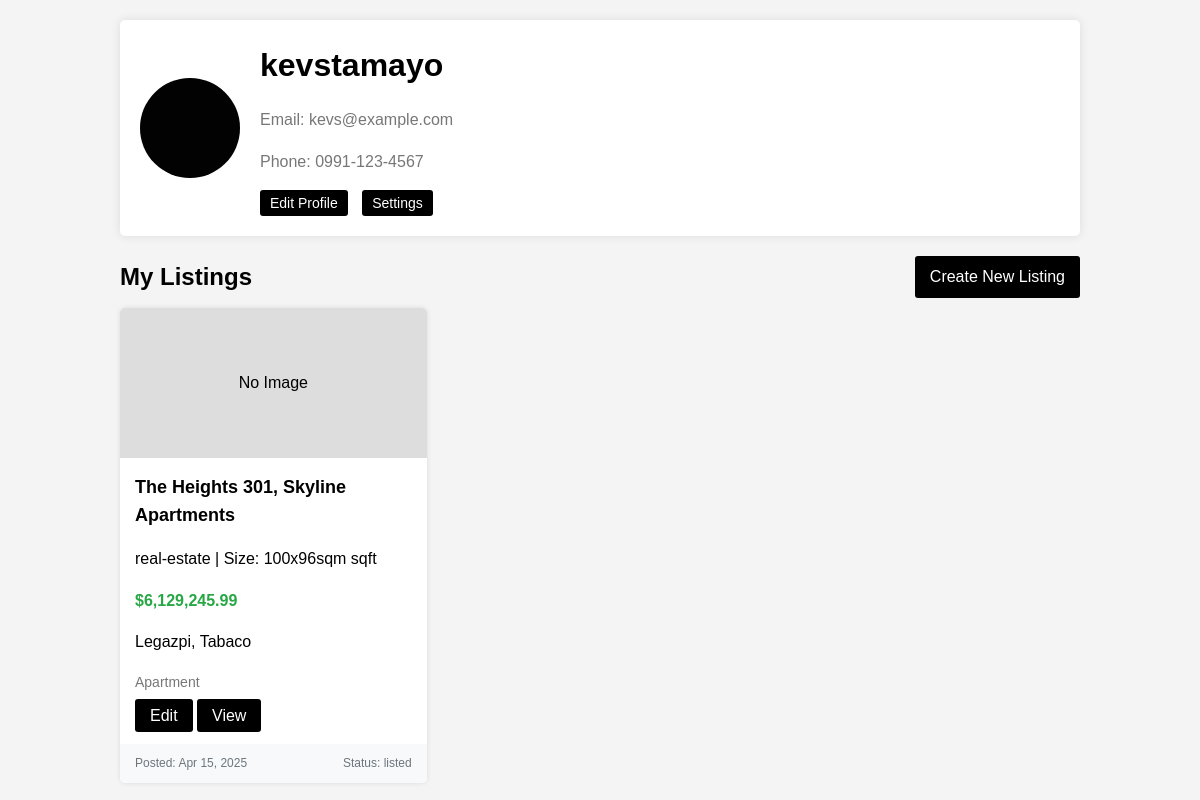
The page /Profile/Profile.php (signed in) on the database its author committed.
### tables this page shows
CREATE TABLE listings (
    listing_id int NOT NULL AUTO_INCREMENT,
    seller_account_id int NOT NULL,
    property_name varchar(50) NOT NULL,
    property_details varchar(200),
    price decimal(15, 2) NOT NULL,
    property_type varchar(50) NOT NULL,
    property_size varchar(100) NOT NULL,
    property_description varchar(200) NOT NULL,
    property_status varchar(20) NOT NULL,
    property_location varchar(100) NOT NULL,
    listing_date date NOT NULL,
    property_photo LONGBLOB NOT NULL,
    
    CONSTRAINT pk_listing_id PRIMARY KEY (listing_id),
    CONSTRAINT chk_price CHECK (price >= 0.0),
    CONSTRAINT fk_seller_account_id FOREIGN KEY (seller_account_id) REFERENCES accounts(account_id)
)DEFAULT CHARSET=utf8MB4;

### Profile/Profile.php (the view, shortened to what this page needs)
<?php
include_once '../php/db_conn.php';
$userId =(int) $_SESSION['user_id'];
try {
    $user = [
        'account' => $_SESSION['username'],
        'photo' => $_SESSION['photo'] ?? '',
        'phone_number' => $_SESSION['phone_number'] ?? '',
    ];
    $listingsStmt = $conn->prepare("SELECT * FROM listings WHERE seller_account_id = ? ORDER BY listing_date DESC");
   $listingsStmt->bind_param('i', $userId);
    $listingsStmt->execute();
    $result = $listingsStmt->get_result();
} catch (mysqli_sql_exception $e) {
    die("Query failed: " . $e->getMessage());
}
?>
<!DOCTYPE html>
<html lang="en">
<head>
    <link rel="stylesheet" href="style.css">
</head>
<body>
    <div class="container">
        <div class="profile-header">
            <div class="profile-image">
                <?php if (!empty($user['photo'])): ?>
                    <img src="../php/profile_image.php?account_id=<?php echo $userId?>" alt="Profile Image" class="profile-image">
                <?php else: ?>
                    <div class="profile-image" style="display: flex; align-items: center; justify-content: center; background-color:rgb(2, 2, 2); color: white; font-size: 40px;">
                    </div>
                <?php endif; ?>
            </div>
            <div class="profile-info">
                <h1><?php echo htmlspecialchars($_SESSION['username']); ?></h1>
                <div class="profile-details">
                    <p>Email: <?php echo htmlspecialchars($_SESSION['email']);?></p>
                    <?php if (!empty($user['phone_number'])): ?>
                        <p>Phone: <?php echo htmlspecialchars($user['phone_number']); ?></p>
                    <?php endif; ?>
                </div>
                <div class="profile-actions">
                    <a href="edit_profile.php">Edit Profile</a>
                    <a href="settings.php">Settings</a>
                </div>
            </div>
        </div>
        <div class="listings-header">
            <h2>My Listings</h2>
            <a href="create_listing.php" class="btn">Create New Listing</a>
        </div>
        <?php if ($result->num_rows > 0): ?>
            <div class="listings-container">
                <?php while ($listing = $result->fetch_assoc()): ?>
                    <div class="listing-card">
                        <?php if (!empty($listing['property_photo'])): ?>
                            <img src="../php/image.php?listing_id=<?php echo $listing['listing_id']?>" alt="<?php echo htmlspecialchars($listing['property_name']); ?>" class="listing-image">
                        <?php else: ?>
                            <div class="listing-image" style="background-color: #ddd; display: flex; align-items: center; justify-content: center;">
                                <span>No Image</span>
                            </div>
                        <?php endif; ?>
                        <div class="listing-details">
                            <h3 class="listing-title"><?php echo htmlspecialchars($listing['property_name']); ?></h3>
                            <p class="listing-type"><?php echo htmlspecialchars($listing['property_type']); ?> | Size: <?php echo htmlspecialchars($listing['property_size']); ?> sqft</p>
                            <p class="listing-price">$<?php echo number_format($listing['price'], 2); ?></p>
                            <p class="listing-location"><?php echo htmlspecialchars($listing['property_location']); ?></p>
                            <?php if (isset($listing['property_description'])): ?>
                                <p class="listing-description"><?php echo htmlspecialchars($listing['property_description']); ?></p>
                            <?php endif; ?>
                            <div class="listing-actions">
                                <a href="edit_listing.php?id=<?php echo $listing['listing_id']; ?>" class="btn">Edit</a>
                                <a href="view_listing.php?id=<?php echo $listing['listing_id']; ?>" class="btn">View</a>
                            </div>
                        </div>
                        <div class="listing-footer">
                            <span>Posted: <?php echo date('M d, Y', strtotime($listing['listing_date'])); ?></span>
                            <?php if (isset($listing['property_status'])): ?>
                                <span>Status: <?php echo htmlspecialchars($listing['property_status']); ?></span>
                            <?php endif; ?>
                        </div>
                    </div>
                <?php endwhile; ?>
            </div>
        <?php endif; ?>
    </div>
</body>
</html>

### Profile/style.css (style rules this page uses)
body { font-family: Arial, sans-serif; line-height: 1.6; margin: 0; padding: 0; background-color: #f4f4f4; }
.container { width: 80%; margin: 20px auto; }
.profile-header { background-color: #fff; padding: 20px; border-radius: 5px; box-shadow: 0 0 10px rgba(0,0,0,0.1); margin-bottom: 20px; display: flex; align-items: center; }
.profile-image { width: 100px; height: 100px; border-radius: 50%; margin-right: 20px; object-fit: cover; background-color: #ddd; }
.profile-info h1 { margin: 0 0 10px 0; }
.profile-details { color: #777; }
.profile-actions { margin-top: 10px; }
.profile-actions a { text-decoration: none; margin-right: 10px; padding: 5px 10px; background-color: #000000; color: white; border-radius: 3px; font-size: 14px; }
.listings-header { display: flex; justify-content: space-between; align-items: center; margin-bottom: 10px; }
.listings-header h2 { margin: 0; }
.btn { padding: 8px 15px; background-color: #000000; color: white; text-decoration: none; border-radius: 3px; border: none; cursor: pointer; }
.listings-container { display: grid; grid-template-columns: repeat(auto-fill, minmax(250px, 1fr)); gap: 20px; }
.listing-card { background-color: #fff; border-radius: 5px; box-shadow: 0 0 5px rgba(0,0,0,0.1); overflow: hidden; transition: transform 0.3s; }
.listing-image { width: 100%; height: 150px; object-fit: cover; }
.listing-details { padding: 15px; }
.listing-title { margin: 0 0 10px 0; font-size: 18px; }
.listing-price { color: #28a745; font-weight: bold; margin: 0 0 5px 0; }
.listing-description { color: #777; font-size: 14px; margin: 0 0 10px 0; display: -webkit-box; -webkit-line-clamp: 3; -webkit-box-orient: vertical; overflow: hidden; }
.listing-footer { padding: 10px 15px; background-color: #f8f9fa; display: flex; justify-content: space-between; font-size: 12px; color: #6c757d; }

### rows shown on the page
listings: property_photo "No Image", property_name "The Heights 301, Skyline Apartments", property_type "real-estate", property_size "100x96sqm", price "6,129,245.99", property_location "Legazpi, Tabaco", property_description "Apartment", listing_date "Apr 15, 2025", property_status "listed"

### other values the page prints
$_SESSION['username'] "kevstamayo"
$_SESSION['email'] "kevs@example.com"
$user['phone_number'] "0991-123-4567"
